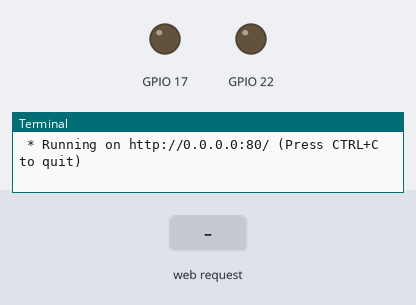
A program run on a simulated Raspberry Pi (BCM pin numbers). Shown: output pins drawn as LEDs (lit = HIGH), the last lines printed to the terminal. The test bench sets the inputs (shaded band). The clock reads 2024-03-15 10:24:30 at power-on unless the program sets it.

Above: at 1.2 s.
1.3 s: HTTP request for / received with the fields button1=on
At 2.5 s:
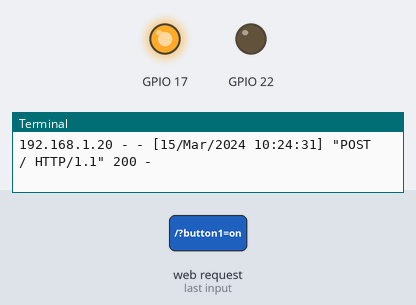
2.8 s: HTTP request for / received with the fields button2=on
At 3.7 s:
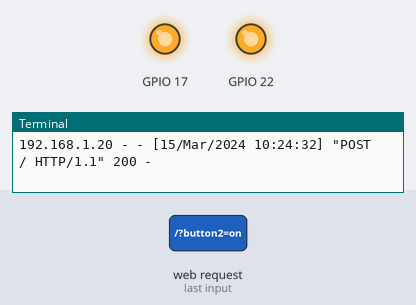
4.3 s: HTTP request for / received with the fields button1=on
At 4.9 s:
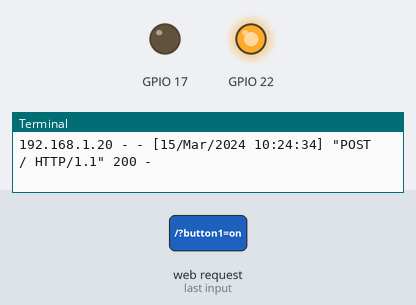
Timing chart, 0 to 7.3 s (numbered marks = the images above; inputs shaded):
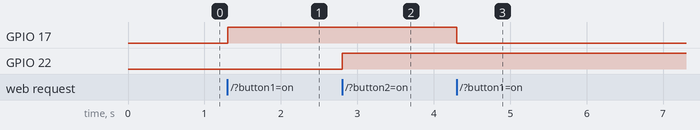

The program:

app.py
```python
from flask import Flask, render_template, request
import RPi.GPIO as GPIO

led1 = None
led2 = None

GPIO.setwarnings(False)
GPIO.setmode(GPIO.BCM)
GPIO.setup(17,GPIO.OUT)
GPIO.setup(22,GPIO.OUT)

app = Flask(__name__)

@app.route("/", methods=["GET","POST"])
def index():
	global led1
	global led2
	if request.method == "POST":
		if request.form.get("button1") == "on":
			led1 = not led1
		if request.form.get("button2") == "on":
			led2 = not led2

	if led1:
		GPIO.output(17,GPIO.HIGH)
		if led2:
			color = "purple"
		else:
			color = "red"
	else:
		GPIO.output(17,GPIO.LOW)
		if led2:
			color = "blue"
		else:
			color = "black"
	if led2:
		GPIO.output(22,GPIO.HIGH)
	else:
		GPIO.output(22,GPIO.LOW)

	return render_template("index.html", color=color)

if __name__ == "__main__":
	app.run(host="0.0.0.0", port=80)
```

Measured:
- after the input at 1.3 s, GPIO 17: LOW → HIGH at once
- after the input at 2.8 s, GPIO 22: LOW → HIGH at once
- after the input at 4.3 s, GPIO 17: HIGH → LOW at once
